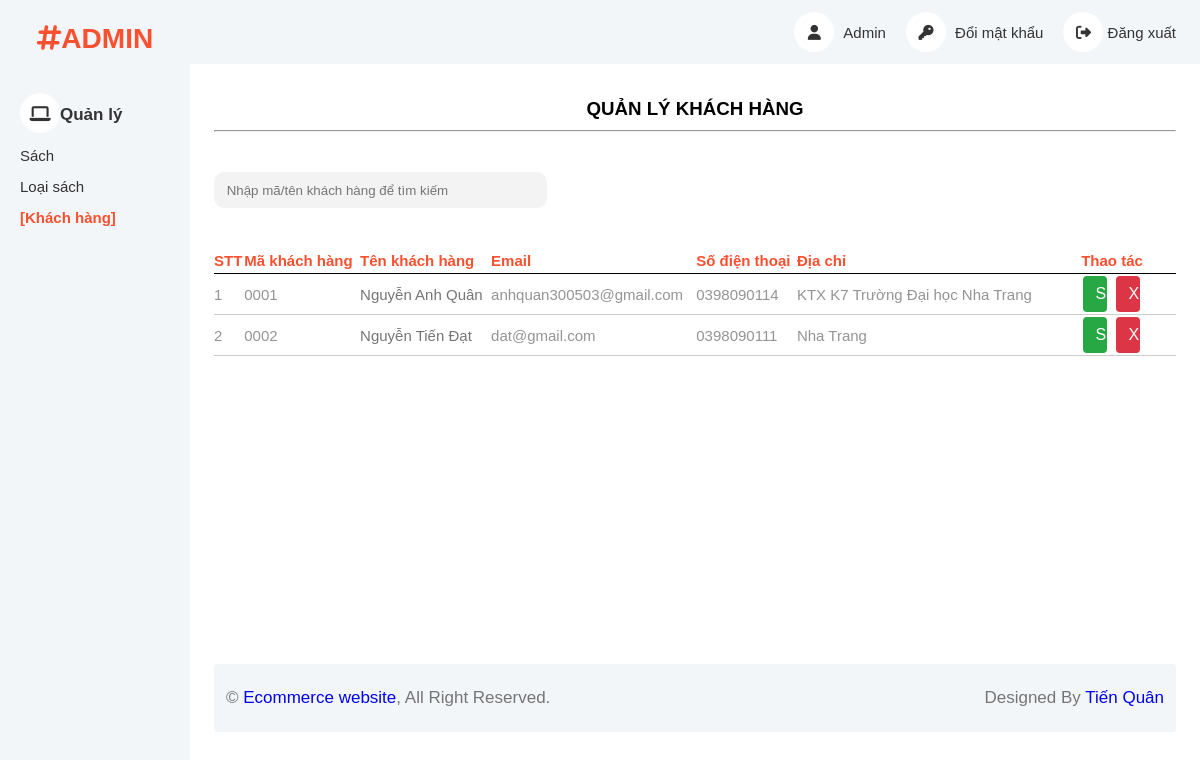
The page /html/admin/customer/index.php on the database its author committed.
### tables this page shows
CREATE TABLE `khach_hang` (
  `maKH` varchar(4) NOT NULL,
  `tenKH` varchar(100),
  `email` varchar(100),
  `sdt` varchar(10),
  `matKhau` varchar(50),
  `diaChi` varchar(200)
);

### html/admin/customer/index.php (called while the page is built, shortened)
<?php
include '../../../components/layout_admin.php';

### database/helper/query.php (called while the page is built, shortened)
<?php
  include_once "connect.php";
  function quick_query(string $sql) {
    global $conn;
    $result = mysqli_query($conn, $sql);
    return $result;
}
  function get_data_query(string $sql) {
    $result = quick_query($sql);
    $data = [];
    if (mysqli_num_rows($result) != 0) {
      while ($row = mysqli_fetch_array($result)) {
        $data[] = $row;
      }
    }
    return $data;
  }
?>

### html/admin/customer/customer_list.php (the view, shortened to what this page needs)
<?php
  $customerPerPage = 10;
  $offset = ($_GET["page"] - 1) * $customerPerPage;
  $search = isset($_GET["search"]) ? trim($_GET["search"]) : "";
  $sql = "
    select maKH, tenKH, email, sdt, diaChi from khach_hang
  ";
  $sql .= " GROUP BY maKH, tenKH, email, sdt, diaChi LIMIT $offset, $customerPerPage";
  $res = get_data_query($sql);
  unset($res[0]);
  function build_body() {
    global $res;
    echo "<table align='center' cellpadding='2' cellspacing='2' '>";
    echo "
      <tr>
        <th>STT</th>
        <th>Mã khách hàng</th>
        <th>Tên khách hàng</th>
        <th>Email</th>
        <th>Số điện thoại</th>
        <th>Địa chỉ</th>
        <th style='text-align: center;'>Thao tác</th>
      </tr>
    ";
    $stt = 1;
    foreach ($res as $row) {
      echo "<tr>";
      echo "<td>$stt</td>";
      echo "<td>$row[0]</td>";
      echo "<td><a class='link-detail' title='Xem chi tiết' href='?action=detail&productId=$row[0]'>$row[1]</a></td>";
      echo "<td>$row[2]</td>";
      echo "<td>$row[3]</td>";
      echo "<td>$row[4]</td>";
      echo "
        <td style='display: flex; justify-content: center; gap: 5px;'>
            <a class='btn btn-success m-2 del-btn' href='?action=edit&id=$row[0]'>Sửa</a>
            <a class='btn btn-danger m-2 del-btn' href='?action=delete&id=$row[0]' onclick=\"return confirm('Bạn có chắc chắn muốn xóa?');\" >Xóa</a>
        </td>
      ";
      echo "</tr>";
      $stt++;
    }
    echo "</table>";
  }
?>
<section class='dislay-content' style='min-height: 600px;'>
  <h3>QUẢN LÝ KHÁCH HÀNG</h3>
  <hr>
  <div class="wrapper-search-add">
    <form action="" method="GET" id="form-search">
      <input class="search-text" id="search-text" name="search" value="<?php echo $search ?? "" ?>" placeholder="Nhập mã/tên khách hàng để tìm kiếm">
    </form>
  </div>
  <form action="" method="post">
    <?php build_body(); ?>
  </form>
</section>

### assets/styles/basic_setup.css (style rules this page uses)
* { padding: 0; margin: 0; box-sizing: border-box; }
:root { --primary-color: #f95030; --primary-color-rgb: rgba(238, 75 , 43); --white-color: #fff; --black-color: #000; --text-color: #333; }
html { font-family: 'Roboto', sans-serif; box-sizing: border-box; scroll-behavior: smooth; }
ul, a { text-decoration: none; list-style: none; padding-left: 0; margin: 0; }

### assets/styles/custom.css (style rules this page uses)
body { position: relative; }

### assets/styles/grid.css (style rules this page uses)
@media (min-width: 740px) { .m-1, .m-2, .m-3, .m-4, .m-5, .m-6, .m-7, .m-8, .m-9, .m-10, .m-11, .m-12 { display: block; } }
@media (min-width: 740px) { .m-2 { flex: 0 0 16.66667%; max-width: 16.66667%; } }

### components/layout_admin.php (style rules this page uses)
:root { --primary-color: #f95030; --primary-color-rgb: rgba(238, 75 , 43); --white-color: #fff; --black-color: #000; --text-color: #949494; }
* { margin: 0; padding: 0; box-sizing: border-box; }
html { font-family: Arial, Helvetica, sans-serif; }
a { text-decoration: none; }
.btn { display: inline-block; font-weight: 400; text-align: center; white-space: nowrap; vertical-align: middle; font-size: 16px; line-height: 1.5; padding: 6px 12px; border-radius: 4px; text-decoration: none; cursor: pointer; }
.btn.btn-success { color: #fff; background-color: #28a745; border-color: #28a745; }
.btn.btn-danger { color: #fff; background-color: #dc3545; border-color: #dc3545; }
section { padding: 24px; min-height: 600px; }
h3 { padding: 10px 0; text-align: center; }

### html/admin/customer/customer_list.php (style rules this page uses)
table { font-size: 15px; font-family: Arial, Helvetica, sans-serif; width: 100%; border-collapse: collapse; text-align: left; color: var(--text-color); }
table tr { border-bottom: 1px solid #ccc; width: 100%; }
table tr:nth-child(1) { border-color: black; color: var(--primary-color); }
table th { padding: 4px 0; }
.link-detail { color: #757575; text-decoration: none; }
.wrapper-search-add, #form-search { display: flex; align-items: center; gap: 20px; margin: 20px 0; }
.m-2 { margin: 2px; }
.search-text { border: 2px solid transparent; width: 25em; height: 2.7em; padding-left: 0.8em; outline: none; overflow: hidden; background-color: #F3F3F3; border-radius: 10px; transition: all 0.5s; }

### rows shown on the page
khach_hang: maKH "0001", tenKH "Nguyễn Anh Quân", email "anhquan300503@gmail.com", sdt "0398090114", diaChi "KTX K7 Trường Đại học Nha Trang"
khach_hang: maKH "0002", tenKH "Nguyễn Tiến Đạt", email "dat@gmail.com", sdt "0398090111", diaChi "Nha Trang"

### other values the page prints
check_page("Sách", "product") "Sách"
check_page("Loại sách", "typeOfProduct") "Loại sách"
$pageName "Khách hàng"
